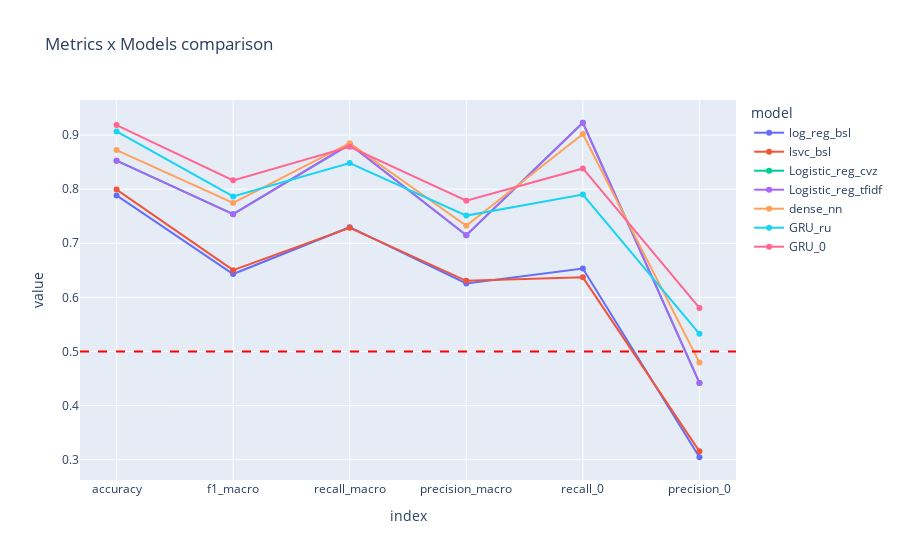

Notebook cell for this chart:
### Code cell
# Line plot of metrics for our 7 short listed models
lineplot_metrics(df)

### Figure 1 — Plotly figure (JSON) as saved in the notebook; plotly's stock layout.template omitted (floating-point values rounded to 4 significant figures)
{"data": [{"hovertemplate": "model=log_reg_bsl<br>index=%{x}<br>value=%{y}<extra></extra>", "legendgroup": "log_reg_bsl", "line": {"color": "#636efa", "dash": "solid"}, "marker": {"symbol": "circle"}, "mode": "markers+lines", "name": "log_reg_bsl", "orientation": "v", "showlegend": true, "type": "scatter", "x": ["accuracy", "f1_macro", "recall_macro", "precision_macro", "recall_0", "precision_0"], "xaxis": "x", "y": [0.7885, 0.6432, 0.7297, 0.6258, 0.6533, 0.3046], "yaxis": "y"}, {"hovertemplate": "model=lsvc_bsl<br>index=%{x}<br>value=%{y}<extra></extra>", "legendgroup": "lsvc_bsl", "line": {"color": "#EF553B", "dash": "solid"}, "marker": {"symbol": "circle"}, "mode": "markers+lines", "name": "lsvc_bsl", "orientation": "v", "showlegend": true, "type": "scatter", "x": ["accuracy", "f1_macro", "recall_macro", "precision_macro", "recall_0", "precision_0"], "xaxis": "x", "y": [0.7993, 0.6503, 0.7287, 0.6305, 0.637, 0.3155], "yaxis": "y"}, {"hovertemplate": "model=Logistic_reg_cvz<br>index=%{x}<br>value=%{y}<extra></extra>", "legendgroup": "Logistic_reg_cvz", "line": {"color": "#00cc96", "dash": "solid"}, "marker": {"symbol": "circle"}, "mode": "markers+lines", "name": "Logistic_reg_cvz", "orientation": "v", "showlegend": true, "type": "scatter", "x": ["accuracy", "f1_macro", "recall_macro", "precision_macro", "recall_0", "precision_0"], "xaxis": "x", "y": [0.8526, 0.7537, 0.8829, 0.7149, 0.9227, 0.442], "yaxis": "y"}, {"hovertemplate": "model=Logistic_reg_tfidf<br>index=%{x}<br>value=%{y}<extra></extra>", "legendgroup": "Logistic_reg_tfidf", "line": {"color": "#ab63fa", "dash": "solid"}, "marker": {"symbol": "circle"}, "mode": "markers+lines", "name": "Logistic_reg_tfidf", "orientation": "v", "showlegend": true, "type": "scatter", "x": ["accuracy", "f1_macro", "recall_macro", "precision_macro", "recall_0", "precision_0"], "xaxis": "x", "y": [0.8526, 0.7537, 0.8829, 0.7149, 0.9227, 0.442], "yaxis": "y"}, {"hovertemplate": "model=dense_nn<br>index=%{x}<br>value=%{y}<extra></extra>", "legendgroup": "dense_nn", "line": {"color": "#FFA15A", "dash": "solid"}, "marker": {"symbol": "circle"}, "mode": "markers+lines", "name": "dense_nn", "orientation": "v", "showlegend": true, "type": "scatter", "x": ["accuracy", "f1_macro", "recall_macro", "precision_macro", "recall_0", "precision_0"], "xaxis": "x", "y": [0.8722, 0.7745, 0.885, 0.7322, 0.9019, 0.4795], "yaxis": "y"}, {"hovertemplate": "model=GRU_ru<br>index=%{x}<br>value=%{y}<extra></extra>", "legendgroup": "GRU_ru", "line": {"color": "#19d3f3", "dash": "solid"}, "marker": {"symbol": "circle"}, "mode": "markers+lines", "name": "GRU_ru", "orientation": "v", "showlegend": true, "type": "scatter", "x": ["accuracy", "f1_macro", "recall_macro", "precision_macro", "recall_0", "precision_0"], "xaxis": "x", "y": [0.9066, 0.7867, 0.8483, 0.7512, 0.79, 0.5326], "yaxis": "y"}, {"hovertemplate": "model=GRU_0<br>index=%{x}<br>value=%{y}<extra></extra>", "legendgroup": "GRU_0", "line": {"color": "#FF6692", "dash": "solid"}, "marker": {"symbol": "circle"}, "mode": "markers+lines", "name": "GRU_0", "orientation": "v", "showlegend": true, "type": "scatter", "x": ["accuracy", "f1_macro", "recall_macro", "precision_macro", "recall_0", "precision_0"], "xaxis": "x", "y": [0.9184, 0.8163, 0.8783, 0.7786, 0.8383, 0.5804], "yaxis": "y"}], "layout": {"legend": {"title": {"text": "model"}, "tracegroupgap": 0}, "shapes": [{"line": {"color": "red", "dash": "dash"}, "type": "line", "x0": 0, "x1": 1, "xref": "x domain", "y0": 0.5, "y1": 0.5, "yref": "y"}], "title": {"text": "Metrics x Models comparison"}, "xaxis": {"anchor": "y", "domain": [0, 1], "title": {"text": "index"}}, "yaxis": {"anchor": "x", "domain": [0, 1], "dtick": 0.1, "tick0": 0, "title": {"text": "value"}}}}
